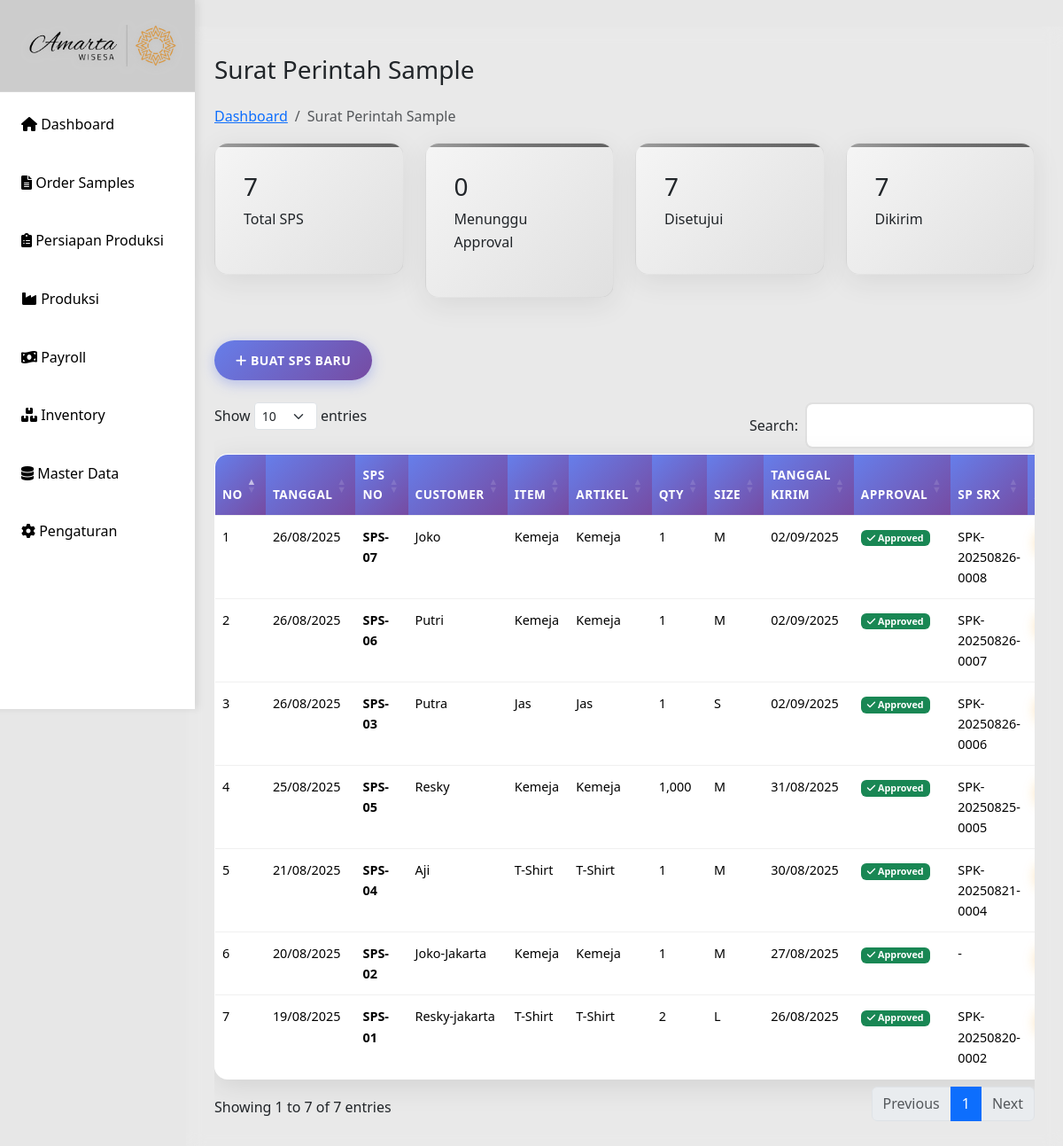
Page /sps-sample.php on the earlier database version.
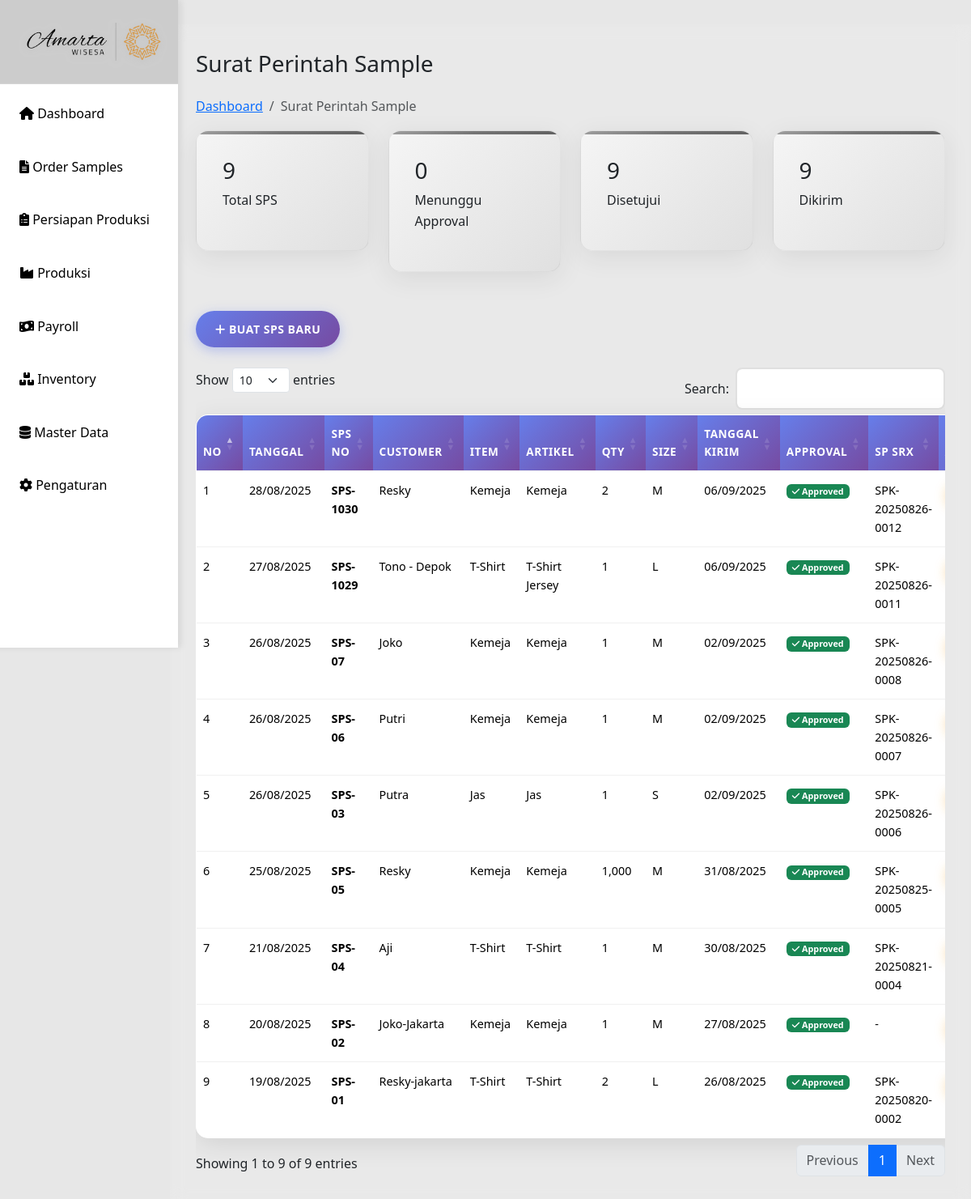
Same page on the later database version.
### tables this page shows
CREATE TABLE `sps` (
  `id` int(10) UNSIGNED NOT NULL,
  `tanggal` date DEFAULT NULL,
  `sps_no` varchar(20) DEFAULT NULL,
  `customer` varchar(100) DEFAULT NULL,
  `item` varchar(100) DEFAULT NULL,
  `artikel` varchar(100) DEFAULT NULL,
  `qty` int(11) DEFAULT NULL,
  `size` varchar(20) DEFAULT NULL,
  `sample_product` varchar(255) DEFAULT NULL,
  `design` varchar(255) DEFAULT NULL,
  `st_chart` varchar(255) DEFAULT NULL,
  `material_sm` varchar(255) DEFAULT NULL,
  `pola_sample` varchar(255) DEFAULT NULL,
  `buat_sample` varchar(255) DEFAULT NULL,
  `kirim` date DEFAULT NULL,
  `approval` varchar(100) DEFAULT NULL,
  `sp_srx` varchar(100) DEFAULT NULL
);

### sps-sample.php (the view, shortened to what this page needs)
<?php
include "includes/header.php";
include "config/db.php";
$result = $conn->query("SELECT * FROM sps ORDER BY id DESC");
$pending_result = $conn->query("SELECT COUNT(*) as pending_count FROM sps WHERE approval = '' OR approval IS NULL");
$pending_count = $pending_result->fetch_assoc()['pending_count'];
$approved_result = $conn->query("SELECT COUNT(*) as approved_count FROM sps WHERE approval != '' AND approval IS NOT NULL");
$approved_count = $approved_result->fetch_assoc()['approved_count'];
$kirim_result = $conn->query("SELECT COUNT(*) as kirim_count FROM sps WHERE approval ='Approved' ");
$kirim_count = $kirim_result->fetch_assoc()['kirim_count'];
?>
    <main class="main-content">
            <div>
                <h1 class="h3 mb-4">Surat Perintah Sample</h1>
                <nav aria-label="breadcrumb">
                    <ol class="breadcrumb">
                        <li class="breadcrumb-item"><a href="index.php">Dashboard</a></li>
                        <li class="breadcrumb-item active">Surat Perintah Sample</li>
                    </ol>
                </nav>
            </div>
        <div class="row mb-4">
            <div class="col-md-3">
                <div class="stats-card">
                    <h3><?php echo $result->num_rows; ?></h3>
                    <p>Total SPS</p>
                </div>
            </div>
            <div class="col-md-3">
                <div class="stats-card">
                    <h3><?php echo $pending_count; ?></h3>
                    <p>Menunggu Approval</p>
                </div>
            </div>
            <div class="col-md-3">
                <div class="stats-card">
                    <h3><?php echo $approved_count; ?></h3>
                    <p>Disetujui</p>
                </div>
            </div>
            <div class="col-md-3">
                <div class="stats-card">
                    <h3><?php echo $kirim_count; ?></h3>
                    <p>Dikirim</p>
                </div>
            </div>
        </div>
        <div>
            <button class="btn btn-primary" data-bs-toggle="modal" data-bs-target="#spsModal">
                <i class="fas fa-plus"></i> Buat SPS Baru
            </button>
        </div><br>
        <div class="table-container">
            <div class="table-responsive">
                <table id="sppTable" class="table table-hover">
                    <thead>
                        <tr>
                            <th>No</th>
                            <th>Tanggal</th>
                            <th>SPS No</th>
                            <th>Customer</th>
                            <th>Item</th>
                            <th>Artikel</th>
                            <th>Qty</th>
                            <th>Size</th>
                            <th>Tanggal Kirim</th>
                            <th>Approval</th>
                            <th>SP SRX</th>
                            <th>Aksi</th>
                        </tr>
                    </thead>
                    <tbody>
                        <?php $no=1; while($row = $result->fetch_assoc()): ?>
                        <tr>
                            <td><?= $no++ ?></td>
                            <td><?= date('d/m/Y', strtotime($row['tanggal'])) ?></td>
                            <td><strong><?= $row['sps_no'] ?></strong></td>
                            <td><?= $row['customer'] ?></td>
                            <td><?= $row['item'] ?></td>
                            <td><?= $row['artikel'] ?></td>
                            <td><?= number_format($row['qty']) ?></td>
                            <td><?= $row['size'] ?></td>
                            <td><?= $row['kirim'] ? date('d/m/Y', strtotime($row['kirim'])) : '-' ?></td>
                            <td>
                                <?php if($row['approval']): ?>
                                    <span class="badge bg-success"><i class="fas fa-check"></i> <?= $row['approval'] ?></span>
                                <?php else: ?>
                                    <span class="badge bg-warning"><i class="fas fa-clock"></i> Pending</span>
                                <?php endif; ?>
                            </td>
                            <td><?= $row['sp_srx'] ?: '-' ?></td>
                            <td>
                            </td>
                        </tr>
                        <?php endwhile; ?>
                    </tbody>
                </table>
            </div>
        </div>
    </main>
<?php include 'includes/footer.php';

Differences in the rows shown:
added sps: tanggal "28/08/2025", sps_no "SPS-1030", customer "Resky", item "Kemeja", artikel "Kemeja", qty "2", size "M", kirim "06/09/2025", approval "Approved", sp_srx "SPK-20250826-0012"
added sps: tanggal "27/08/2025", sps_no "SPS-1029", customer "Tono - Depok", item "T-Shirt", artikel "T-Shirt Jersey", qty "1", size "L", kirim "06/09/2025", approval "Approved", sp_srx "SPK-20250826-0011"
Other differences:
$result->num_rows: "7" → "9"
$approved_count: "7" → "9"
$kirim_count: "7" → "9"
text written by a page script: "Show entries Search: Showing 1 to 7 of 7 entries Previous 1 Next" → "Show entries Search: Showing 1 to 9 of 9 entries Previous 1 Next"
